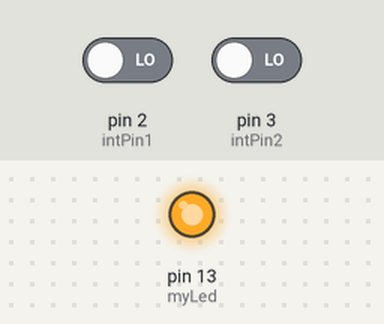
A sketch run on a simulated Arduino Uno, built with avr-gcc and run on an emulated ATmega328P. Shown: output pins drawn as LEDs (lit = HIGH). Wiring (inferred from the names in the program): MPU-9250 motion sensor at I2C address 0x68; MPU-9250 motion sensor at I2C address 0x69. The inputs (shaded band) are chosen by the test bench; at power-on: pin 2 (intPin1) LOW, pin 3 (intPin2) LOW. What the sketch prints to the serial monitor is not drawn.

Above: at 0.1 s.
At 1.5 s:
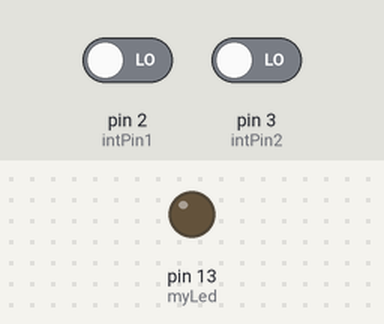
Timing chart, 0 to 3.0 s (numbered marks = the images above):
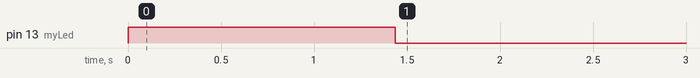

The sketch:

imu.ino
```cpp
#include "Wire.h"
#include "MPU9250.h"
#include "Quaternion.hpp"

#define CALIBRATION_GYRO 0
#define CALIBRATION_MAG 0
#define SERIAL_DEBUG 0

const uint8_t Gscale = GFS_250DPS, Ascale = AFS_4G, Mscale = MFS_16BITS, Mmode = M_100Hz, sampleRate = 0x04;
float aRes, gRes, mRes;      // scale resolutions per LSB for the sensors


const float pi = 3.141592653589793238462643383279502884f;
const float rad2deg = 180.0f / pi;
const float deg2rad = pi / 180.0f;

// Pin definitions
int  intPin1 = 2;  //  MPU9250 1 interrupt
int  intPin2 = 3;  //  MPU9250 2 interrupt
int  myLed  = 13; // red led

volatile bool intFlag1 = false;
volatile bool intFlag2 = false;

int16_t MPU9250Data1[7], MPU9250Data2[7]; // used to read all 14 bytes at once from the MPU9250 accel/gyro
int16_t magCount1[3], magCount2[3];    // Stores the 16-bit signed magnetometer sensor output
float   magCalibration1[3] = {0, 0, 0}, magCalibration2[3] = {0, 0, 0};  // Factory mag calibration and mag bias
float   temperature1, temperature2;    // Stores the MPU9250 internal chip temperature in degrees Celsius
float   SelfTest[6];    // holds results of gyro and accelerometer self test

// These can be measured once and entered here or can be calculated each time the device is powered on
int32_t   gyroBias1[3] = {430, 194, 2};
float accelBias1[3] = {-1.66613769f, -2.16113281f, -0.33935546f};

int32_t   gyroBias2[3] = {-89, 75, 4};
float accelBias2[3] = {0.0f, 0.0f, 0.0f};

float   magBias1[3] = {415.33, -209.91, -229.41}, magScale1[3]  = {1.20, 0.91, 0.93}; // Bias corrections for gyro and accelerometer
float   magBias2[3] = {71.04, 122.43, -36.90}, magScale2[3]  = {1.01, 1.03, 0.96}; // Bias corrections for gyro and accelerometer


uint32_t delt_t1, delt_t2 = 0;                      // used to control display output rate
uint32_t count1 = 0, sumCount1 = 0, count2 = 0, sumCount2 = 0;         // used to control display output rate
float pitch1, yaw1, roll1, pitch2, yaw2, roll2;                   // absolute orientation

float deltat1 = 0.0f, sum1 = 0.0f, deltat2 = 0.0f, sum2 = 0.0f;          // integration interval for both filter schemes
uint32_t lastUpdate1 = 0, lastUpdate2 = 0; // used to calculate integration interval
uint32_t Now1 = 0, Now2 = 0;                         // used to calculate integration interval

float ax1, ay1, az1, gx1, gy1, gz1, mx1, my1, mz1; // variables to hold latest sensor data values
float ax2, ay2, az2, gx2, gy2, gz2, mx2, my2, mz2; // variables to hold latest sensor data values
Quaternion orien_1(1.0f,0.,0.,0.);
Quaternion orien_2(1.0f,0.,0.,0.);

MPU9250 MPU9250(intPin1); // instantiate MPU9250 class
uint32_t last_send_time = 0;
uint32_t delta_send_time = 0;
bool isOnline_1 = false;
bool isOnline_2 = false;

void setup()
{
  Serial.begin(115200);

  Wire.begin();
  Wire.setClock(400000);

  pinMode(myLed, OUTPUT);
  digitalWrite(myLed, HIGH);

  pinMode(intPin1, INPUT); // interrupt
  pinMode(intPin2, INPUT);

  Serial.println("MPU9250 9-axis motion sensor...");
  uint8_t c = MPU9250.getMPU9250ID(MPU1);
  uint8_t d = MPU9250.getMPU9250ID(MPU2);
  if (c == 0x71)
  {
    Serial.println("MPU 1 is online");
    isOnline_1 = true;
  }
  if (d == 0x71)
  {
    Serial.println("MPU 2 is online");
    isOnline_2 = true;
  }
  if(!isOnline_1 && !isOnline_2)
  {
    Serial.print("Could not connect to MPU9250"); Serial.println(c, HEX);
    while(1) ;
  }
  // get sensor resolutions, only need to do this once, same for both MPU9250s for now
  aRes = MPU9250.getAres(Ascale);
  gRes = MPU9250.getGres(Gscale);
  mRes = MPU9250.getMres(Mscale);

#if CALIBRATION_GYRO
    MPU9250.calibrateMPU9250(MPU1, gyroBias1, accelBias1); // Calibrate gyro and accelerometers, load biases in bias registers
    Serial.println("MPU accel biases (g)"); Serial.println(accelBias1[0],10); Serial.println(accelBias1[1],10); Serial.println(accelBias1[2],10);
    Serial.println("MPU gyro biases"); Serial.println(gyroBias1[0]); Serial.println(gyroBias1[1]); Serial.println(gyroBias1[2]);
    Serial.println("Finished!! Please reset");
    while(1);
#endif
//update gyro bias reg
  if(isOnline_1)
  {
    MPU9250.GyroBiasWriteToReg(MPU1, gyroBias1);
    MPU9250.initMPU9250(MPU1, Ascale, Gscale, sampleRate);
    byte e = MPU9250.getAK8963CID(MPU1);  // Read WHO_AM_I register for AK8963
    Serial.print("AK8963 1 "); Serial.print("I AM "); Serial.print(e, HEX); Serial.print(" I should be "); Serial.println(0x48, HEX);
    MPU9250.initAK8963Slave(MPU1, Mscale, Mmode, magCalibration1); Serial.println("AK8963 1 initialized for active data mode...."); // Initialize device 1 for active mode read of magnetometer
  }
  if(isOnline_2)
  {
    MPU9250.GyroBiasWriteToReg(MPU2, gyroBias2);
    MPU9250.initMPU9250(MPU2, Ascale, Gscale, sampleRate);
    byte e = MPU9250.getAK8963CID(MPU2);  // Read WHO_AM_I register for AK8963
    Serial.print("AK8963 2 "); Serial.print("I AM "); Serial.print(e, HEX); Serial.print(" I should be "); Serial.println(0x48, HEX);
    MPU9250.initAK8963Slave(MPU2, Mscale, Mmode, magCalibration1); Serial.println("AK8963 2 initialized for active data mode...."); // Initialize device 2 for active mode read of magnetometer
  }

#if CALIBRATION_MAG
  MPU9250.magcalMPU9250(MPU1, magBias1, magScale1);
  Serial.println("AK8963 1 mag biases (mG)"); Serial.println(magBias1[0]); Serial.println(magBias1[1]); Serial.println(magBias1[2]);
  Serial.println("AK8963 1 mag scale (mG)"); Serial.println(magScale1[0]); Serial.println(magScale1[1]); Serial.println(magScale1[2]);
  while(1);
#endif

  attachInterrupt(digitalPinToInterrupt(intPin1), myinthandler1, RISING);  // define interrupt for intPin output of MPU9250 1
  attachInterrupt(digitalPinToInterrupt(intPin2), myinthandler2, RISING);  // define interrupt for intPin output of MPU9250 2

  digitalWrite(myLed, LOW); // turn off led when using flash memory
}

void loop()
{
   if(intFlag1 == true && isOnline_1) {
      intFlag1 = false;

    MPU9250.readMPU9250Data(MPU1, MPU9250Data1); // INT cleared on any read

    ax1 = (float)MPU9250Data1[0]*aRes - accelBias1[0];
    ay1 = (float)MPU9250Data1[1]*aRes - accelBias1[1];
    az1 = (float)MPU9250Data1[2]*aRes - accelBias1[2];
    gx1 = (float)MPU9250Data1[4]*gRes*deg2rad;
    gy1 = (float)MPU9250Data1[5]*gRes*deg2rad;
    gz1 = (float)MPU9250Data1[6]*gRes*deg2rad;

    // MPU9250.readMagData(MPU1, magCount1);
    // mx1 = (float)magCount1[0]*mRes*magCalibration1[0] - magBias1[0];
    // my1 = (float)magCount1[1]*mRes*magCalibration1[1] - magBias1[1];
    // mz1 = (float)magCount1[2]*mRes*magCalibration1[2] - magBias1[2];
    // mx1 *= magScale1[0];
    // my1 *= magScale1[1];
    // mz1 *= magScale1[2];

    Now1 = micros();
    deltat1 = ((Now1 - lastUpdate1)/1000000.0f); // set integration time by time elapsed since last filter update
    lastUpdate1 = Now1;

    Quaternion omega(0, gx1,gy1,gz1);
    Quaternion delta_q = orien_1 * omega * 0.5f;
    orien_1 = orien_1 + (delta_q * deltat1);
    orien_1.normalize();

    sum1 += deltat1; // sum for averaging filter update rate
    sumCount1++;

    /* end of MPU9250 1 interrupt handling */
   }

   if(intFlag2 == true && isOnline_2) {
      intFlag2 = false;
    // Serial.print("M");
    delayMicroseconds(10);
    MPU9250.readMPU9250Data(MPU2, MPU9250Data2); // INT cleared on any read
    //Serial.print("read");

    ax2 = (float)MPU9250Data2[0]*aRes - accelBias2[0];
    ay2 = (float)MPU9250Data2[1]*aRes - accelBias2[1];
    az2 = (float)MPU9250Data2[2]*aRes - accelBias2[2];
    gx2 = (float)MPU9250Data2[4]*gRes*deg2rad;
    gy2 = (float)MPU9250Data2[5]*gRes*deg2rad;
    gz2 = (float)MPU9250Data2[6]*gRes*deg2rad;

    // MPU9250.readMagData(MPU2, magCount2);
    // mx2 = (float)magCount2[0]*mRes*magCalibration2[0] - magBias2[0];
    // my2 = (float)magCount2[1]*mRes*magCalibration2[1] - magBias2[1];
    // mz2 = (float)magCount2[2]*mRes*magCalibration2[2] - magBias2[2];
    // mx2 *= magScale2[0];
    // my2 *= magScale2[1];
    // mz2 *= magScale2[2];

    Now2 = micros();
    deltat2 = ((Now2 - lastUpdate2)/1000000.0f); // set integration time by time elapsed since last filter update
    lastUpdate2 = Now2;

    Quaternion omega(0, gx2,gy2,gz2);
    Quaternion delta_q = orien_2 * omega * 0.5f;
    orien_2 = orien_2 + (delta_q * deltat2);
    orien_2.normalize();

    sum2 += deltat2; // sum for averaging filter update rate
    sumCount2++;
    // Serial.println("AAAAAAA");
    /* end of MPU9250 2 interrupt handling */
   }

    if(SERIAL_DEBUG && isOnline_1 && sum1 >= 1.0f) //1HZ
    {
      orien_1.toEulerAngle(&roll1, &pitch1,&yaw1);
      roll1 *= rad2deg;
      pitch1 *= rad2deg;
      yaw1 *= rad2deg;

      Serial.print("rate 1 = "); Serial.print((float)sumCount1/sum1, 2); Serial.println(" Hz");
      Serial.print("ax1 = "); Serial.print((int)1000*ax1);
      Serial.print(" ay1 = "); Serial.print((int)1000*ay1);
      Serial.print(" az1 = "); Serial.print((int)1000*az1); Serial.println(" mg");
      Serial.print("gx1 = "); Serial.print( gx1, 4);
      Serial.print(" gy1 = "); Serial.print( gy1, 4);
      Serial.print(" gz1 = "); Serial.print( gz1, 4); Serial.println(" deg/s");
      Serial.print("mx1 = "); Serial.print( (int)mx1 );
      Serial.print(" my1 = "); Serial.print( (int)my1 );
      Serial.print(" mz1 = "); Serial.print( (int)mz1 ); Serial.println(" mG");
      Serial.print("MPU9250 1 Yaw, Pitch, Roll: ");
      Serial.print(yaw1, 2);
      Serial.print(", ");
      Serial.print(pitch1, 2);
      Serial.print(", ");
      Serial.println(roll1, 2);

      sum1 = 0;
      sumCount1 = 0;
    }

  if(SERIAL_DEBUG && isOnline_2 && sum2 >= 1.0f) //1HZ
    {
      orien_2.toEulerAngle(&roll2, &pitch2,&yaw2);
      roll2 *= rad2deg;
      pitch2 *= rad2deg;
      yaw2 *= rad2deg;

      Serial.print("rate 2 = "); Serial.print((float)sumCount2/sum2, 2); Serial.println(" Hz");
      Serial.print("ax2 = "); Serial.print((int)1000*ax2);
      Serial.print(" ay2 = "); Serial.print((int)1000*ay2);
      Serial.print(" az2 = "); Serial.print((int)1000*az2); Serial.println(" mg");
      Serial.print("gx2 = "); Serial.print( gx2, 4);
      Serial.print(" gy2 = "); Serial.print( gy2, 4);
      Serial.print(" gz2 = "); Serial.print( gz2, 4); Serial.println(" deg/s");
      Serial.print("mx2 = "); Serial.print( (int)mx2 );
      Serial.print(" my2 = "); Serial.print( (int)my2 );
      Serial.print(" mz2 = "); Serial.print( (int)mz2 ); Serial.println(" mG");
      Serial.print("MPU9250 2 Yaw, Pitch, Roll: ");
      Serial.print(yaw2, 2);
      Serial.print(", ");
      Serial.print(pitch2, 2);
      Serial.print(", ");
      Serial.println(roll2, 2);

      sum2 = 0;
      sumCount2 = 0;
    }

   delta_send_time = millis() - last_send_time;
   if (!SERIAL_DEBUG && delta_send_time >= 10) //100HZ
   {
     last_send_time = millis();
     Serial.print(String("#;"));
     Serial.print(orien_1.w, 5);
     Serial.print(String(';'));
     Serial.print(orien_1.x, 5);
     Serial.print(String(';'));
     Serial.print(orien_1.y, 5);
     Serial.print(String(';'));
     Serial.print(orien_1.z, 5);
     Serial.print(String(';'));

     Serial.print(orien_2.w, 5);
     Serial.print(String(';'));
     Serial.print(orien_2.x, 5);
     Serial.print(String(';'));
     Serial.print(orien_2.y, 5);
     Serial.print(String(';'));
     Serial.print(orien_2.z, 5);
     Serial.print('\n');
   }
}

//===================================================================================================================
//====== Set of useful functions
//===================================================================================================================

void myinthandler1()
{
  intFlag1 = true;

}

void myinthandler2()
{
  intFlag2 = true;
}
```

Quaternion.cpp
```cpp
#include "Quaternion.hpp"

Quaternion::Quaternion(const float euler_angle[3])
{
    float cosPhi_2 = cosf(euler_angle[0] / 2.0f);
    float sinPhi_2 = sinf(euler_angle[0] / 2.0f);
    float cosTheta_2 = cosf(euler_angle[1] / 2.0f);
    float sinTheta_2 = sinf(euler_angle[1] / 2.0f);
    float cosPsi_2 = cosf(euler_angle[2] / 2.0f);
    float sinPsi_2 = sinf(euler_angle[2] / 2.0f);

    this->w =
        (cosPhi_2 * cosTheta_2 * cosPsi_2 + sinPhi_2 * sinTheta_2 * sinPsi_2);
    this->x =
        (sinPhi_2 * cosTheta_2 * cosPsi_2 - cosPhi_2 * sinTheta_2 * sinPsi_2);
    this->y =
        (cosPhi_2 * sinTheta_2 * cosPsi_2 + sinPhi_2 * cosTheta_2 * sinPsi_2);
    this->z =
        (cosPhi_2 * cosTheta_2 * sinPsi_2 - sinPhi_2 * sinTheta_2 * cosPsi_2);
}

Quaternion::Quaternion(const float rotation_matrix[3][3])
{
    float tr =
        rotation_matrix[0][0] + rotation_matrix[1][1] + rotation_matrix[2][2];
    float q[4];

    if (tr > 0.0f)
    {
        float s = sqrtf(tr + 1.0f);
        q[0] = s * 0.5f;
        s = 0.5f / s;
        q[1] = (rotation_matrix[2][1] - rotation_matrix[1][2]) * s;
        q[2] = (rotation_matrix[0][2] - rotation_matrix[2][0]) * s;
        q[3] = (rotation_matrix[1][0] - rotation_matrix[0][1]) * s;
    }
    else
    {
        /* Find maximum diagonal element in dcm
         * store index in dcm_i */
        int dcm_i = 0;

        uint8_t i;
        for (i = 1; i < 3; i++)
        {
            if (rotation_matrix[i][i] > rotation_matrix[dcm_i][dcm_i])
            {
                dcm_i = i;
            }
        }

        int dcm_j = (dcm_i + 1) % 3;
        int dcm_k = (dcm_i + 2) % 3;
        float s = sqrtf((rotation_matrix[dcm_i][dcm_i] -
                         rotation_matrix[dcm_j][dcm_j] -
                         rotation_matrix[dcm_k][dcm_k]) +
                        1.0f);
        q[dcm_i + 1] = s * 0.5f;
        s = 0.5f / s;
        q[dcm_j + 1] =
            (rotation_matrix[dcm_i][dcm_j] + rotation_matrix[dcm_j][dcm_i]) * s;
        q[dcm_k + 1] =
            (rotation_matrix[dcm_k][dcm_i] + rotation_matrix[dcm_i][dcm_k]) * s;
        q[0] =
            (rotation_matrix[dcm_k][dcm_j] - rotation_matrix[dcm_j][dcm_k]) * s;
    }

    this->w = q[0];
    this->x = q[1];
    this->y = q[2];
    this->z = q[3];
    this->normalize();
}

Quaternion::Quaternion(const float w[3], const float dt)
{
    float norm_w = sqrtf(w[0] * w[0] + w[1] * w[1] + w[2] * w[2]);
    float theta = norm_w * dt;

    if (theta > 0.03f)
    {
        this->w = cosf(theta / 2);
        this->x = (w[0] / norm_w) * sinf(theta / 2);
        this->y = (w[1] / norm_w) * sinf(theta / 2);
        this->z = (w[2] / norm_w) * sinf(theta / 2);
    }
    else
    {
        this->w = cosf(theta / 2);
        this->x = w[0] * (dt / 2);
        this->y = w[1] * (dt / 2);
        this->z = w[2] * (dt / 2);
    }
}

float Quaternion::norm()
{
    return sqrtf(this->w * this->w + this->x * this->x + this->y * this->y +
                 this->z * this->z);
}

void Quaternion::normalize(void)
{
    float norm = this->norm();
    if (norm > 0.000001f)
    {
        this->w /= norm;
        this->x /= norm;
        this->y /= norm;
        this->z /= norm;
    }
    // TODO:
    // ANCHOR  need to change norm to be invNorm
}
float Quaternion::invNorm(void)
{
    float num = this->w * this->w + this->x * this->x + this->y * this->y +
                this->z * this->z;

    float halfnum = 0.5f * num;
    float temp = num;
    long i = *(long *)&temp;
    i = 0x5f3759df - (i >> 1);
    temp = *(float *)&i;
    temp = temp * (1.5f - (halfnum * temp * temp));
    return temp;
}

void Quaternion::set(float w, float x, float y, float z)
{
    this->w = w;
    this->x = x;
    this->y = y;
    this->z = z;
}

void Quaternion::toEulerAngle( float *roll,  float *pitch,
                               float *yaw) const
{
    // roll (x-axis rotation)
    float sinr_cosp = +2.0f * (w * x + y * z);
    float cosr_cosp = +1.0f - 2.0f * (x * x + y * y);
    *roll = atan2(sinr_cosp, cosr_cosp);

    // pitch (y-axis rotation)
    float sinp = +2.0f * (w * y - z * x);
    if (fabs(sinp) >= 1)
        *pitch = copysign(M_PI / 2.0f, sinp);  // use 90 degrees if out of range
    else
        *pitch = asin(sinp);

    // yaw (z-axis rotation)
    float siny_cosp = +2.0f * (w * z + x * y);
    float cosy_cosp = +1.0f - 2.0f * (y * y + z * z);
    *yaw = atan2(siny_cosp, cosy_cosp);
}

Quaternion operator+(const Quaternion &lhs, const Quaternion &rhs)
{
    Quaternion sum = lhs;
    sum += rhs;
    return sum;
}

Quaternion operator*(const Quaternion &lhs, const Quaternion &rhs)
{
    Quaternion mult = lhs;
    mult *= rhs;
    return mult;
}

Quaternion operator*(const Quaternion &lhs, const float scalar)
{
    Quaternion result = lhs;
    result *= scalar;
    return result;
}

Quaternion operator/(const Quaternion &lhs, const float scalar)
{
    Quaternion result = lhs;
    result /= scalar;
    return result;
}

Quaternion operator*(const float scalar, const Quaternion &rhs)
{
    Quaternion result = rhs;
    return result *= scalar;
}
```

Source omitted: MPU9250.cpp (36462 bytes), MPU9250.h (8498 bytes), Quaternion.hpp (2769 bytes)
